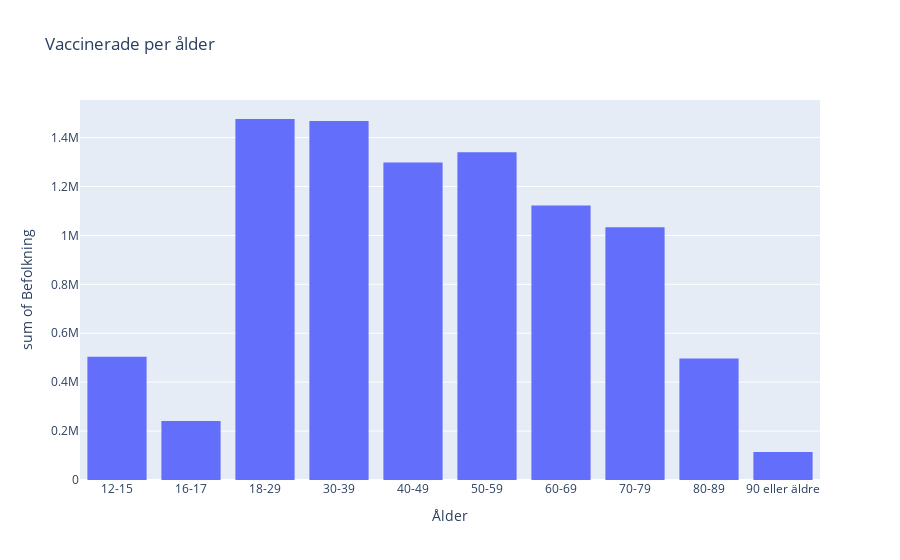

The code cell stored with this chart in its notebook:
### Markdown cell above
### Uppgift 2e

### Code cell
fig = px.histogram(
    df,
    x="Ålder",
    y="Befolkning",
    title="Vaccinerade per ålder",
)
fig.write_html("./Visualiseringar/ Vaccinerade per ålder.html")
fig.show()

### Figure 1 — Plotly figure (JSON) as saved in the notebook; plotly's stock layout.template omitted (floating-point values rounded to 4 significant figures; data arrays with more than 128 entries replaced by an {"elided": "..."} marker saying what was removed)
{"data": [{"alignmentgroup": "True", "bingroup": "x", "histfunc": "sum", "hovertemplate": "Ålder=%{x}<br>sum of Befolkning=%{y}<extra></extra>", "legendgroup": "", "marker": {"color": "#636efa", "pattern": {"shape": ""}}, "name": "", "offsetgroup": "", "orientation": "v", "showlegend": false, "type": "histogram", "x": {"elided": "2900 str values"}, "xaxis": "x", "y": {"elided": "2900 int values"}, "yaxis": "y"}], "layout": {"barmode": "relative", "legend": {"tracegroupgap": 0}, "title": {"text": "Vaccinerade per ålder"}, "xaxis": {"anchor": "y", "domain": [0, 1], "title": {"text": "Ålder"}}, "yaxis": {"anchor": "x", "domain": [0, 1], "title": {"text": "sum of Befolkning"}}}}
